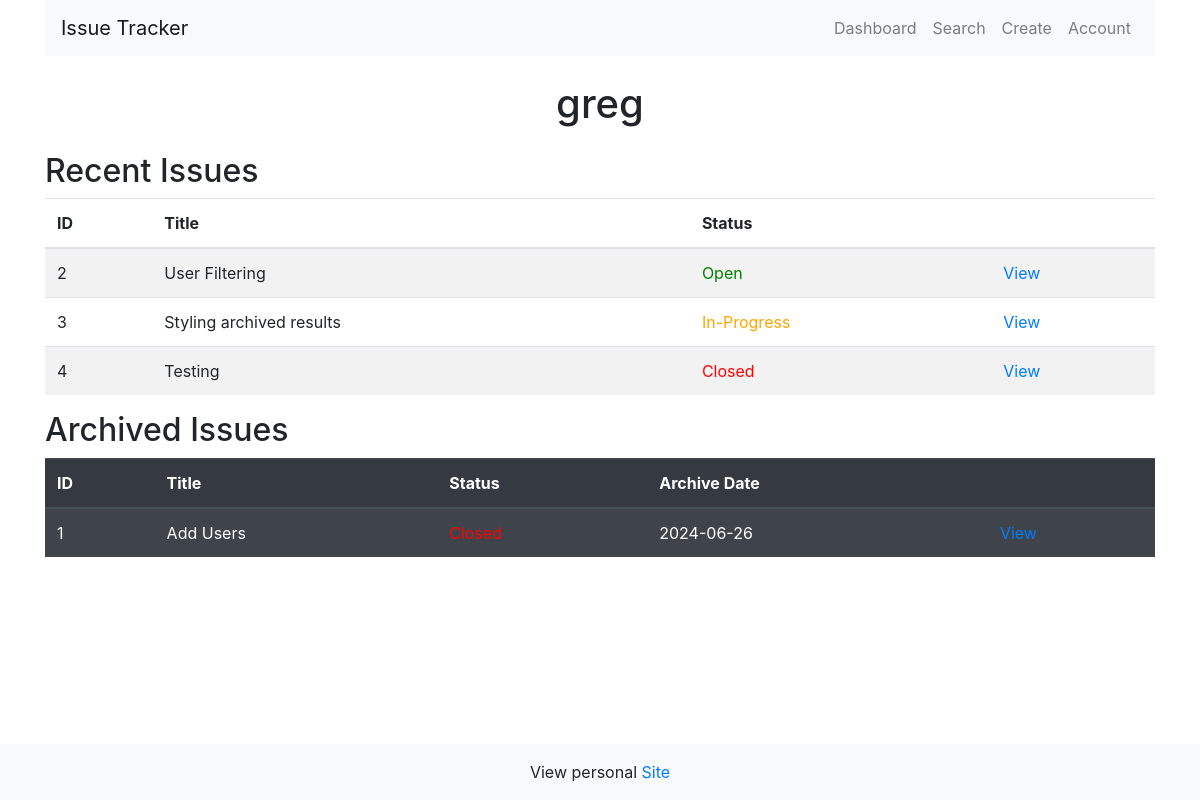
Page /view_greg on the committed database.
### tables this page shows
CREATE TABLE issues (
        id INTEGER PRIMARY KEY,
        title TEXT NOT NULL,
        description TEXT NOT NULL,
        status TEXT NOT NULL
    , archivedOn DATE DEFAULT NULL, user TEXT NOT NULL);

### app.py (the view)
@app.route("/view_<user>")
def user_page(user):
    with get_conn() as conn:
        cursor = conn.cursor()
        cursor.execute("SELECT * FROM issues WHERE user = ? AND archivedOn IS NULL", (user,))
        issues = cursor.fetchall()
        cursor.execute("SELECT * FROM issues WHERE user = ? AND archivedOn IS NOT NULL", (user,))
        archived_issues = cursor.fetchall()
    return render_template("user.html", username=user, issues=issues, archived_issues=archived_issues)

### app.py (called while the page is built)
def get_conn():
    conn = sqlite3.connect("issues.db")
    return conn

### templates/user.html
{% extends "base.html" %}
{% block content %}
<h1 class="mb-4 text-center">{{ username }}</h1>
<h2>Recent Issues</h2>
<table class="table table-striped table-hover">
    <thead>
        <tr>
            <th>ID</th>
            <th>Title</th>
            <th>Status</th>
            <th></th>
        </tr>
    </thead>
        <tbody>
            {% for issue in issues %}
            <tr>
                <td>{{ issue[0] }}</td>
                <td>{{ issue[1] }}</td>
                <td class="
                {% if issue[3] == 'Open' %}
                status-open
                {% elif issue[3] == 'In-Progress' %}
                    status-in-progress
                {% elif issue[3] == 'Closed' %}
                    status-closed
                {% endif %}
                ">{{ issue[3] }}</td>
                <td><a class="pure-menu-link" href="/issue_{{ issue[0] }}">View</a></td>
            </tr>
            {% endfor %}
        </tbody>
</table>
<h2>Archived Issues</h2>
<table class="table table-striped table-dark table-hover">
    <thead>
        <tr>
            <th>ID</th>
            <th>Title</th>
            <th>Status</th>
            <th>Archive Date</th>
            <th></th>
        </tr>
    </thead>
        <tbody>
            {% for archived_issue in archived_issues %}
            <tr>
                <td>{{ archived_issue[0] }}</td>
                <td>{{ archived_issue[1] }}</td>
                <td class="
                {% if archived_issue[3] == 'Open' %}
                status-open
                {% elif archived_issue[3] == 'In-Progress' %}
                    status-in-progress
                {% elif archived_issue[3] == 'Closed' %}
                    status-closed
                {% endif %}
                ">{{ archived_issue[3] }}</td>
                <td>{{ archived_issue[4] }}</td>
                <td><a class="pure-menu-link" href="/issue_{{ archived_issue[0] }}">View</a></td>
            </tr>
            {% endfor %}
        </tbody>
</table>
{% endblock %}

### static/css/style.css (style rules this page uses)
.status-open { color: green; }
.status-in-progress { color: orange; }
.status-closed { color: red; }
a { position: relative; }
a::before { content: ""; position: absolute; width: 0%; height: 1px; background-color: #0d6efd; top: 100%; transition: .3s ease-in-out; }

### rows in the picture
issues: id "2", title "User Filtering", status "Open"
issues: id "3", title "Styling archived results", status "In-Progress"
issues: id "4", title "Testing", status "Closed"
issues: id "1", title "Add Users", archivedOn "2024-06-26"

### other values in the picture
{{ username }} "greg"
